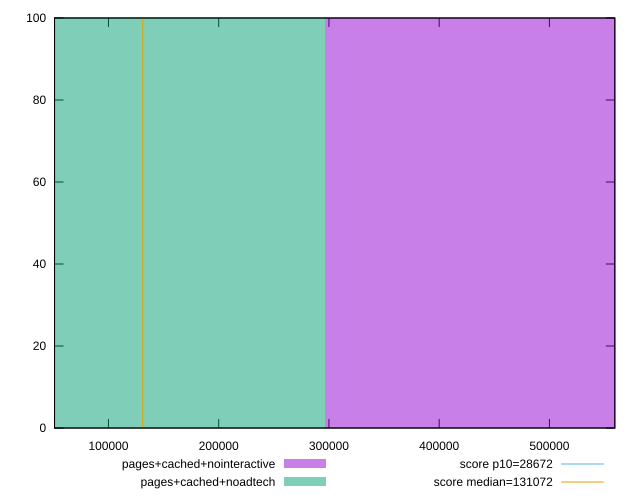

This chart was generated by the following gnuplot code:
reset

$pagesCachedNointeractive <<EOF
593452.0801519502 100
EOF

$pagesCachedNoadtech <<EOF
0 100
EOF

set key outside below
set boxwidth 593452.0801519502
set xrange [51073:559338.1657511484]
set yrange [0:100]
set trange [0:100]
set style fill transparent solid 0.5 noborder

set parametric
set terminal svg size 640, 500 enhanced background rgb 'white'
set output "reprap/uses-long-cache-ttl/comparison/histogram/3_vs_4.svg"

plot $pagesCachedNointeractive title "pages+cached+nointeractive" with boxes, \
     $pagesCachedNoadtech title "pages+cached+noadtech" with boxes, \
     28672,t title "score p10=28672", \
     131072,t title "score median=131072"

reset
